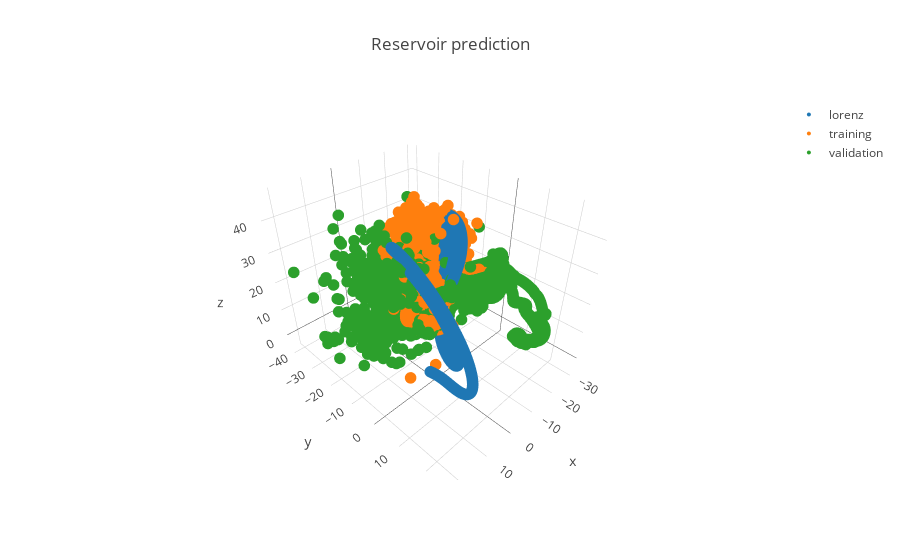

The notebook cell this image was saved under:
### Code cell
xyz = np.stack([Pn @ rn[i] for i in range(rn.shape[0])])

layout = go.Layout(
    title='Reservoir prediction',
)

figure = go.Figure([
    go.Scatter3d(x=x, y=y, z=z, name='lorenz', mode='markers', marker=dict(size=4)),
    go.Scatter3d(x=xyz[:4000, 0], y=xyz[:4000, 1], z=xyz[:4000, 2], name='training', mode='markers', marker=dict(size=4)),
    go.Scatter3d(x=xyz[4000:, 0], y=xyz[4000:, 1], z=xyz[4000:, 2], name='validation', mode='markers', marker=dict(size=4)),
], layout)

py.iplot(figure)

### Figure 1 — Plotly figure (JSON) as saved in the notebook; plotly's stock layout.template omitted (floating-point values rounded to 4 significant figures; data arrays with more than 128 entries replaced by an {"elided": "..."} marker saying what was removed)
{"data": [{"marker": {"size": 4}, "mode": "markers", "name": "lorenz", "type": "scatter3d", "uid": "49fd4cda-f861-4cd3-bf9c-d618470a99f1", "x": {"elided": "10001 float values"}, "y": {"elided": "10001 float values"}, "z": {"elided": "10001 float values"}}, {"marker": {"size": 4}, "mode": "markers", "name": "training", "type": "scatter3d", "uid": "0db514e3-950f-469c-bdc4-88a06964d570", "x": {"elided": "4000 float values"}, "y": {"elided": "4000 float values"}, "z": {"elided": "4000 float values"}}, {"marker": {"size": 4}, "mode": "markers", "name": "validation", "type": "scatter3d", "uid": "601389d4-12d2-4798-a680-5b36b71c372f", "x": {"elided": "4001 float values"}, "y": {"elided": "4001 float values"}, "z": {"elided": "4001 float values"}}], "layout": {"title": {"text": "Reservoir prediction"}}}
